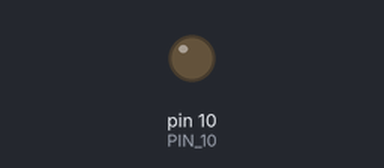
Simulated run of this sketch. Board: Arduino Uno, built with avr-gcc and run on an emulated ATmega328P. Parts: output pins drawn as LEDs (lit = HIGH).

Above: at 0.05 s.
At 3.75 s:
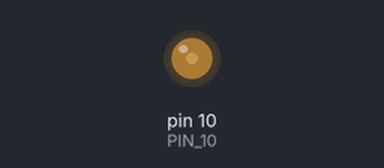
At 7.45 s:
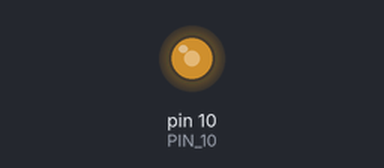
At 14.9 s:
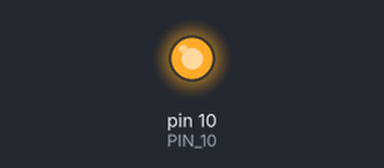
Timing chart, 0 to 19.4 s (numbered marks = the images above):
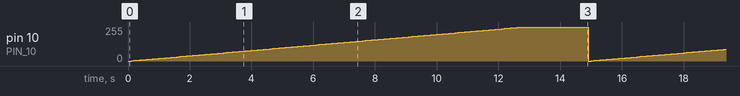

Measured:
- by itself, pin 10 (PIN_10): ramps from 0/255 to 255/255 and jumps back, once every 14.9 s

The sketch:

kecerahan-LED1.ino
```cpp
const int PIN_10 = 10;

void setup() {
  pinMode(PIN_10,OUTPUT);
  analogWrite(PIN_10,0);
}

void loop() {
  // naikin kecerahan
  for(int i=0; i<=256; i +=2){
    analogWrite(PIN_10,i);
    delay(100);
  }
  delay(2000);

  // menurunkan kecerahan
  for(int i=255; i<=1; i -=2){
    analogWrite(PIN_10,i);
    delay(100);
  }
}
```
